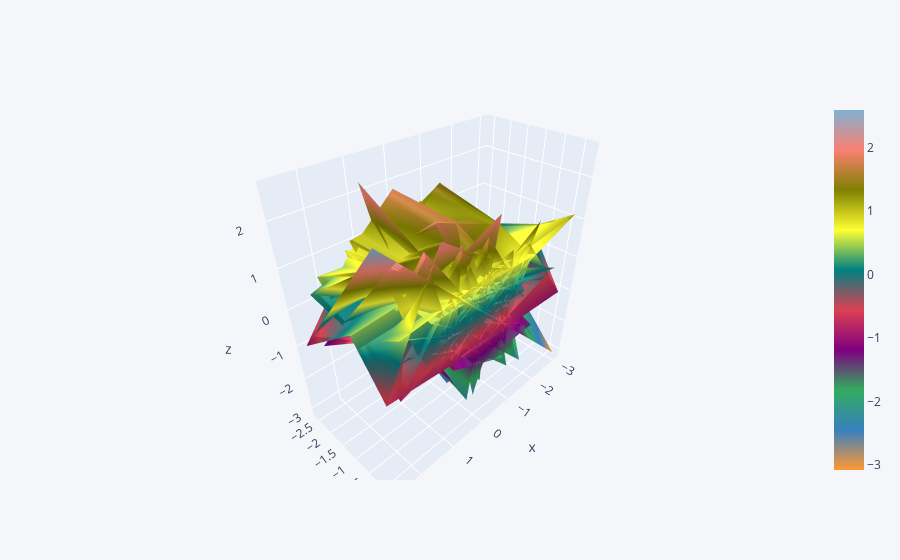

This figure's notebook cell:
### Code cell
df.iplot(kind='surface',x='A',y='B',mode='markers')
